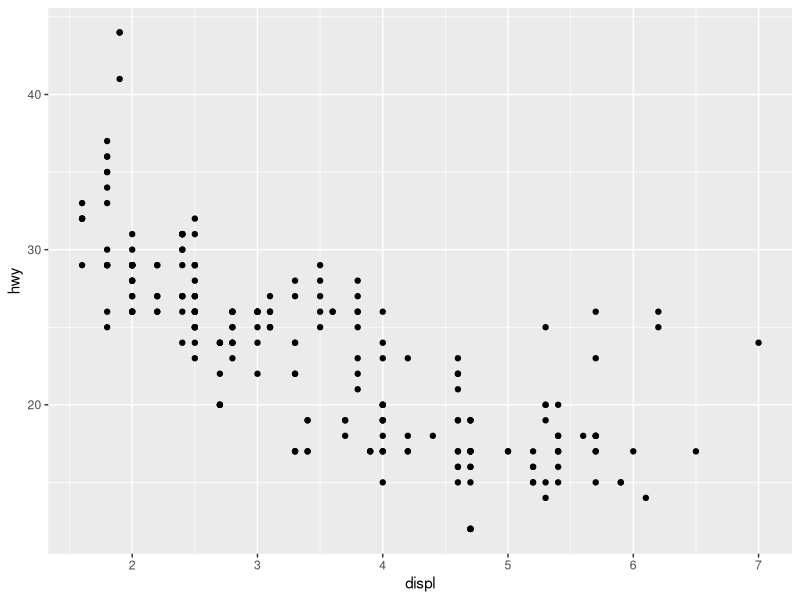
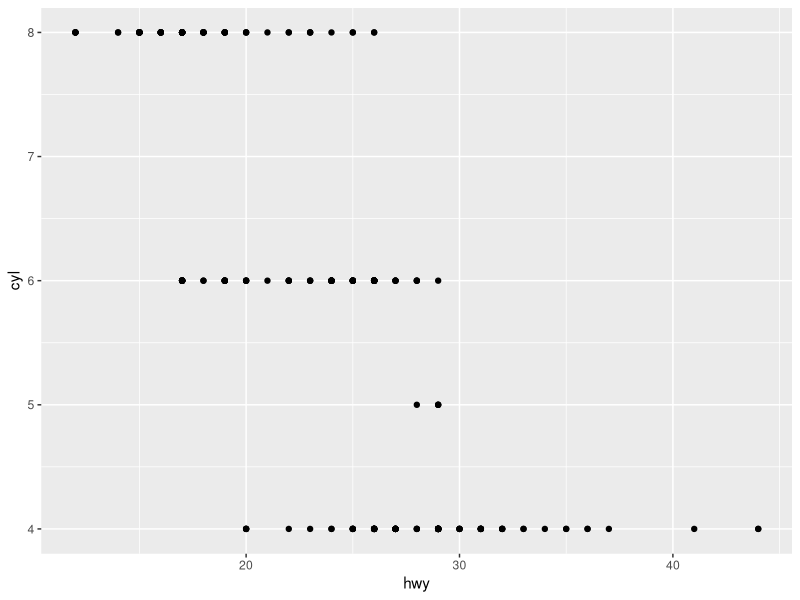
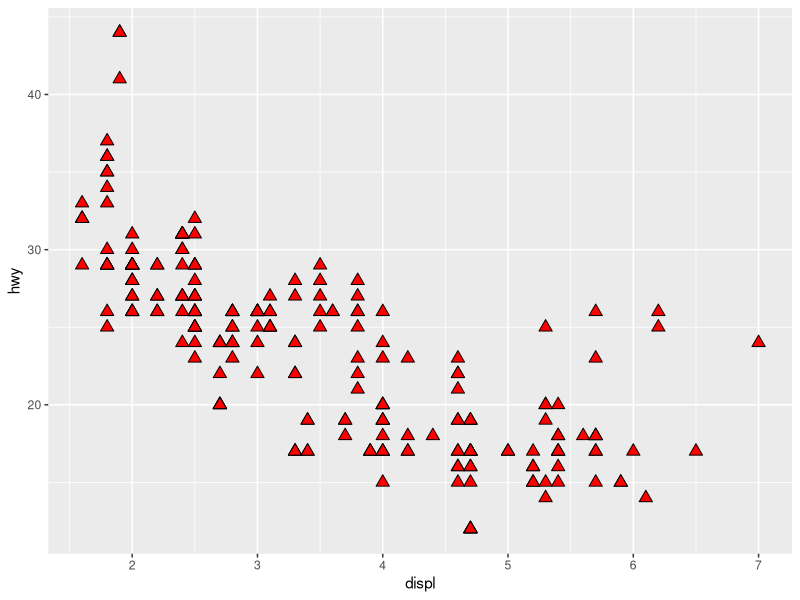
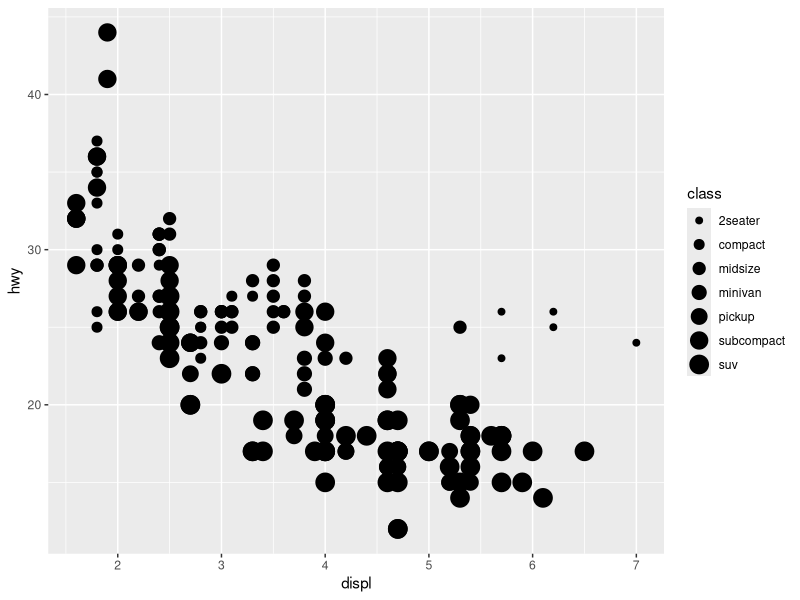
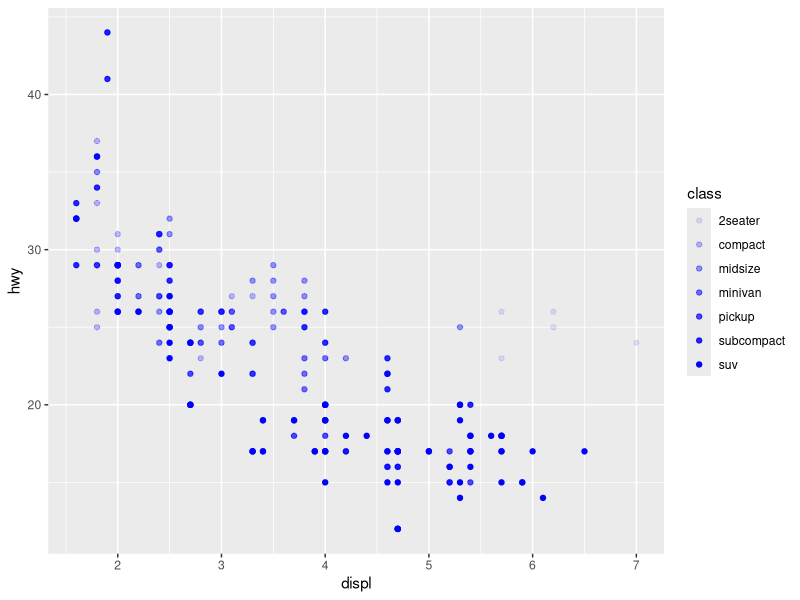
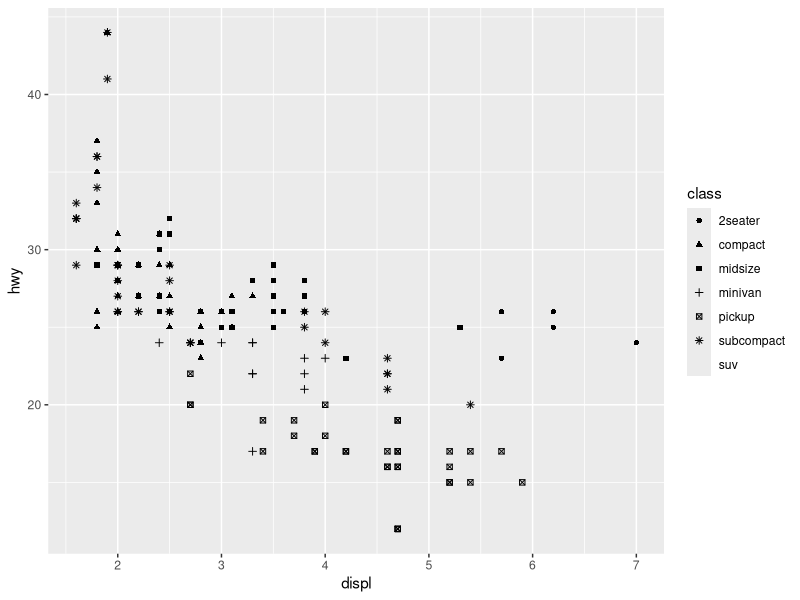
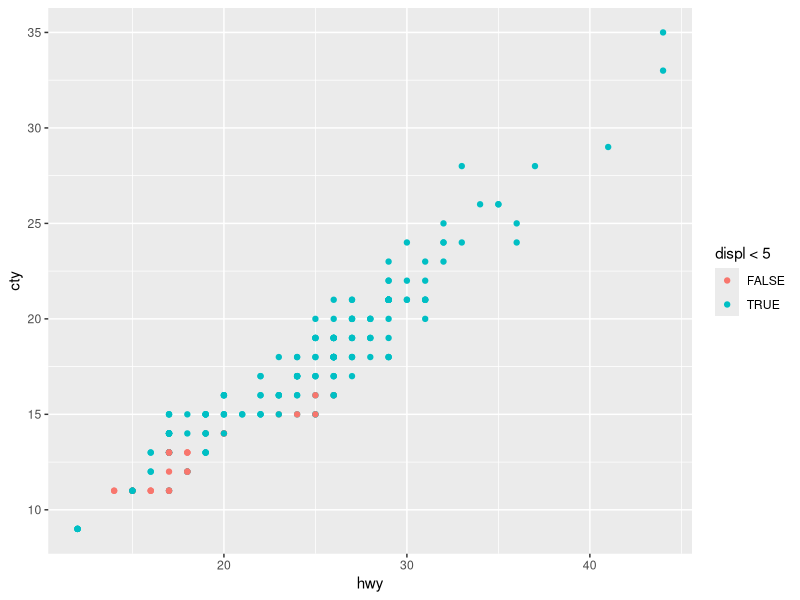
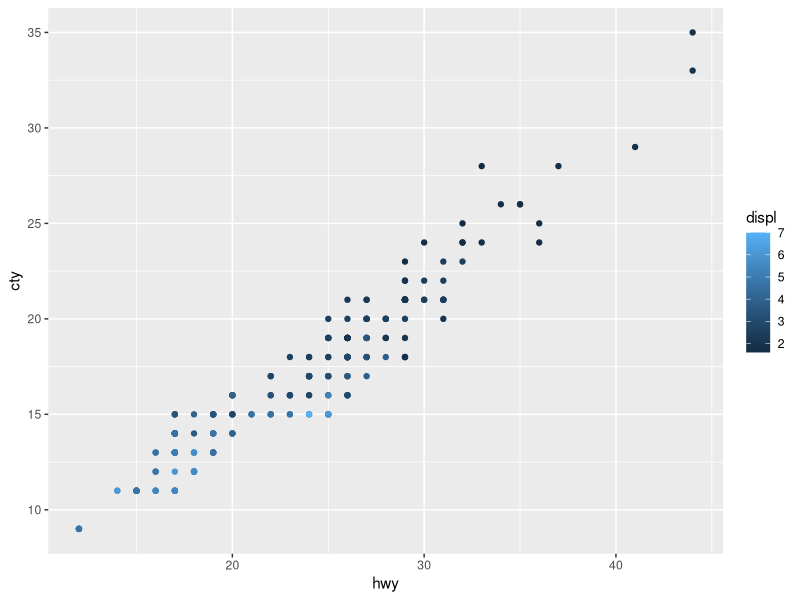

Recreate these plots in R, in order.
## ---- chunk 1
library(tidyverse)

## ---- chunk 2
##_ Chapter 3 - Data Visualization 

library(tidyverse)
mpg #tibble table dput(mpg)
ggplot(data = mpg) + 
  geom_point(mapping=aes(displ,y=hwy)) #mapping = aes(x = x, y = y)

#Exercise 
dim(mpg)
ggplot(data = mpg) + 
  geom_point(mapping=aes(hwy,y=cyl)) #mapping = aes(x = x, y = y)

##3.3
#Playing with color, size, shapes of dots 
ggplot(data = mpg) + 
  geom_point(mapping = aes(x = displ, y = hwy),size = 3, shape = 24, colour = 'black', fill = 'red')


ggplot(data = mpg) + 
  geom_point(mapping = aes(x = displ, y = hwy, size = class))

ggplot(data = mpg) + 
  geom_point(mapping = aes(x = displ, y = hwy, alpha = class), color = 'blue')

ggplot(data = mpg) + 
  geom_point(mapping = aes(x = displ, y = hwy, shape = class))

#Adding a if in the graph, very cool
ggplot(data = mpg) + geom_point(mapping = aes(x = hwy, y = cty, color = displ<5))
ggplot(data = mpg) + geom_point(mapping = aes(x = hwy, y = cty, color = displ))

##3.4 
#Split graphic using a third variable
ggplot(data = mpg) + 
  geom_point(mapping = aes(x = displ, y = hwy)) + 
  facet_wrap(~ class, nrow = 2)

ggplot(data = mpg) + 
  geom_point(mapping = aes(x = displ, y = hwy)) +
  facet_grid(. ~ class)

#Split graphic using two other variables
ggplot(data = mpg) + 
  geom_point(mapping = aes(x = displ, y = hwy)) + 
  facet_grid(drv ~ cyl)

##3.6
ggplot(data = mpg) +
  geom_point(mapping = aes(x = displ, y = hwy))

ggplot(data = mpg) + 
  geom_smooth(mapping = aes(x = displ, y = hwy))

ggplot(data = mpg) + 
  geom_point(mapping = aes(x = displ, y = hwy)) +
  geom_smooth(mapping = aes(x = displ, y = hwy))

ggplot(data = mpg, mapping = aes(x = displ, y = hwy),show.legend = FALSE) + 
  geom_point() + geom_smooth()

#exercises 
#Interesting comparison of small changes in the graphics 
ggplot(data = mpg, mapping = aes(x = displ, y = hwy), show.legend = FALSE) + 
  geom_point()+ geom_smooth(se = FALSE)

ggplot(data = mpg, mapping = aes(x = displ, y = hwy), show.legend = FALSE) + 
  geom_point()+ geom_smooth(se = FALSE,mapping = aes(group = drv))

ggplot(data = mpg, mapping = aes(x = displ, y = hwy, color = drv), show.legend = FALSE) + 
  geom_point()+ geom_smooth(se = FALSE,mapping = aes(group = drv))

ggplot(data = mpg, mapping = aes(x = displ, y = hwy), show.legend = FALSE) + 
  geom_point(mapping = aes(color = drv))+ geom_smooth(se = FALSE)

ggplot(data = mpg, mapping = aes(x = displ, y = hwy), show.legend = FALSE) + 
  geom_point(mapping = aes(color = drv))+
  geom_smooth(se = FALSE,mapping = aes(linetype= drv))


ggplot(data = mpg, mapping = aes(x = displ, y = hwy), show.legend = FALSE) + 
  geom_point(mapping = aes(color = drv))

#3.7 
#Transformations 
ggplot(data = diamonds) + 
  geom_bar(mapping = aes(x = cut))


#produce the same plot 
ggplot(data = diamonds) + 
  stat_count(mapping = aes(x = cut))

#bar plot from values in a table 
demo <- tribble(
  ~cut,         ~freq,
  "Fair",       1610,
  "Good",       4906,
  "Very Good",  12082,
  "Premium",    13791,
  "Ideal",      21551
)

ggplot(data = demo) +
  geom_bar(mapping = aes(x = cut, y = freq), stat = "identity")


#summary in a plot (similar to a boxplot)
ggplot(data = diamonds) + 
  stat_summary( mapping = aes(x = cut, y = depth),
    fun.ymin = min, 
    fun.ymax = max,
    fun.y = median
  )

#Exercises 
#1) The default value is the mean()
ggplot(data = diamonds) + 
  stat_summary( mapping = aes(x = cut, y = depth) )


#2) bar plot is able to make transformations, col don't 
ggplot(data = demo) +
  geom_bar(mapping = aes(x = cut, y = freq), stat = "identity")


ggplot(data = demo) +
  geom_col(mapping = aes(x = cut, y = freq))

#3.8) Exercises 
#1) we can improving adding 'jitter'/random noise 
ggplot(data = mpg, mapping = aes(x = cty, y = hwy)) + 
  geom_point(position = 'jitter')

#4) boxplot
ggplot(data = diamonds) + 
  geom_boxplot( mapping = aes(x = cut, y = depth))


